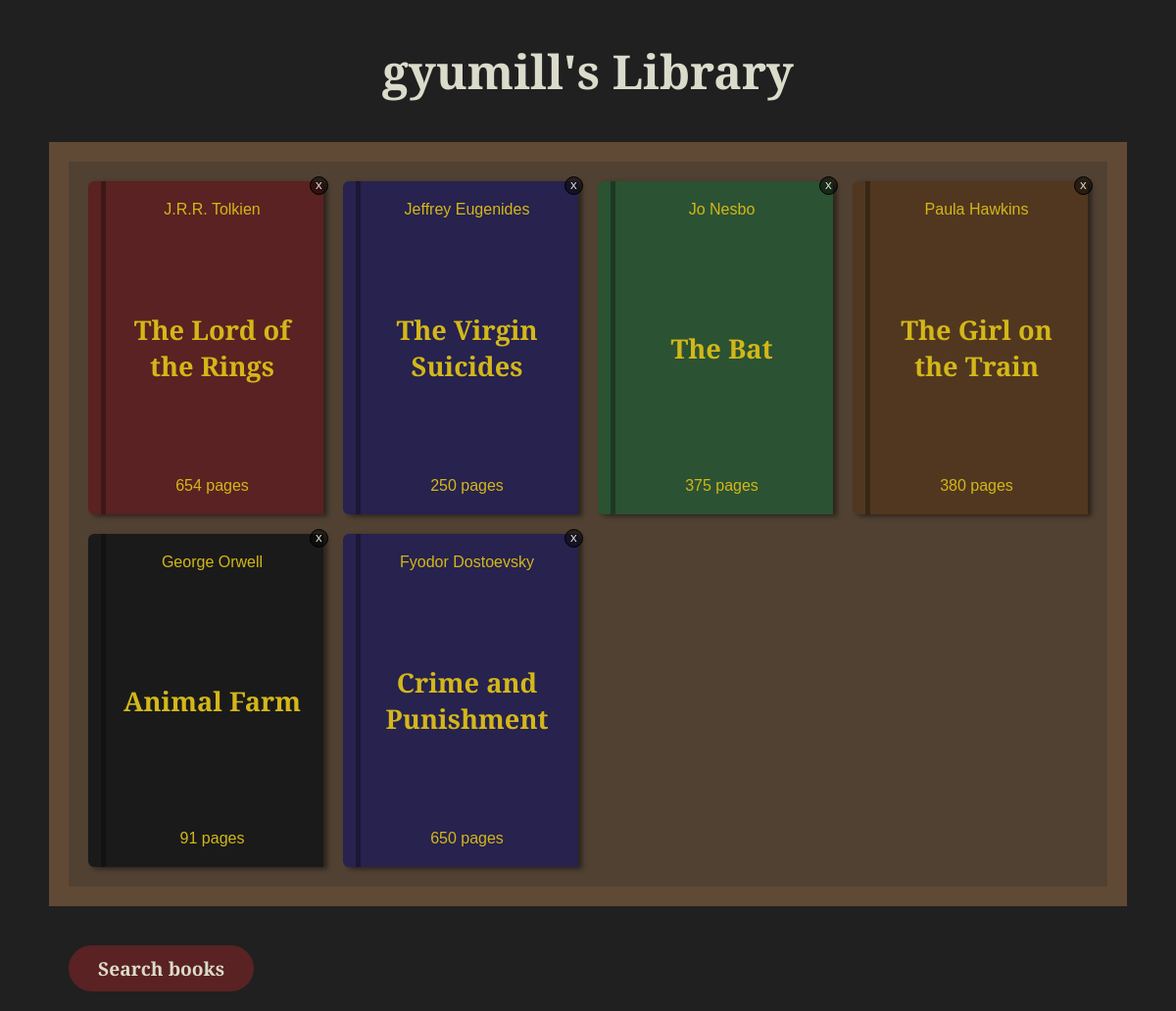
The app's page /main.php (signed in) with its own data.
### tables this page shows
CREATE TABLE `userbooks` (
  `userid` int NOT NULL,
  `bookid` int NOT NULL,
  PRIMARY KEY (`userid`,`bookid`),
  KEY `bookid` (`bookid`),
  CONSTRAINT `userbooks_ibfk_1` FOREIGN KEY (`userid`) REFERENCES `user` (`userid`),
  CONSTRAINT `userbooks_ibfk_2` FOREIGN KEY (`bookid`) REFERENCES `book` (`bookid`)
);

CREATE TABLE `book` (
  `bookid` int NOT NULL AUTO_INCREMENT,
  `title` varchar(50) NOT NULL,
  `author` varchar(20) NOT NULL,
  `pages` int NOT NULL,
  PRIMARY KEY (`bookid`)
);

### model/book.php (called while the page is built, shortened)
<?php
class Book
{
    public static function getAllUserBooks(mysqli $conn, $id)
    {
        $query = "SELECT * FROM userbooks AS b1 INNER JOIN book AS b2 ON(b1.bookid = b2.bookid) WHERE userid=$id";
        return $conn->query($query);
    }
}

### main.php (the view, shortened to what this page needs)
<?php
require "connection/dbBroker.php";
require "model/book.php";
$userId = $_SESSION["user_id"];
$books = Book::getAllUserBooks($conn, $userId);
?>
<!DOCTYPE html>
<html lang="en">
<head>
    <link rel="stylesheet" href="css/style.css">
</head>
<body>
    <div class="wrapper">
        <div class="header">
            <h1><?php echo $_SESSION["username"]?>'s Library</h1>
        </div>
        <div class="card-container">
        <?php
            while ($book = $books->fetch_array()) :
        ?>
                <div class="card" data-index="<?php echo $book["bookid"]?>">
                    <form action="" method="post">
                        <button class="remove-btn" name="remove-btn" type="submit">x</button>
                    </form>
                    <p class="author"><?php echo $book["author"]?></p>
                    <h1><?php echo $book["title"] ?></h1>
                    <p class="pages"><?php echo $book["pages"]?> pages</p>
                </div>
        <?php
            endwhile;
        ?>
        </div>
        <div class="buttons">
            <a href="allbooks.php">Search books</a>
        </div>
    </div>
</body>
</html>

### css/style.css (style rules this page uses)
:root { --red: #5a2222; --blue: #27224e; --green: #2b5233; --brown: #513720; --black: #1a1a1a; --secondary: #d3b719; --dark: #202020; --read: #c5b03a; --white: #dbdbcc; }
* { margin: 0; padding: 0; }
body { height: 100vh; background-color: #202020; color: var(--white); font-family: 'Roboto Serif', sans-serif; }
h1 { font-size: 3rem; text-align: center; margin: 20px; }
.wrapper { display: grid; height: inherit; grid-template-columns: auto; justify-content: center; grid-template-rows: auto auto auto 1fr; gap: 20px; padding: 20px; box-sizing: border-box; }
.card-container { background-color: #504133; border: 20px solid #614a35; width: min(1020px, 90vw); grid-column: 1; align-self: center; justify-self: center; display: grid; grid-template-columns: repeat(auto-fit, 240px); gap: 20px; padding: 20px; }
.card { height: 340px; width: 240px; color: #d3b719; display: flex; flex-direction: column; justify-content: space-between; align-items: center; padding: 20px; cursor: pointer; box-shadow: #00000075 4px 2px 5px; border-top-left-radius: 6px; border-bottom-left-radius: 6px; box-sizing: border-box; position: relative; }
.card form { position: absolute; top: 0; right: 0; }
.card.red { background-color: var(--red); border-left: 13px solid var(--red); }
.card.blue { background-color: var(--blue); border-left: 13px solid var(--blue); }
.card.green { background-color: var(--green); border-left: 13px solid var(--green); }
.card.brown { background-color: var(--brown); border-left: 13px solid var(--brown); }
.card.black { background-color: var(--black); border-left: 13px solid var(--black); }
.card h1 { text-align: center; font-size: 1.7rem; margin: 0; }
.card::after { content: ''; display: block; width: 5px; height: 100%; background-color: #00000050; position: absolute; top: 0; left: 0; }
.remove-btn { position: absolute; right: 0; top: 0; margin-top: -5px; margin-right: -5px; border: 1px solid black; display: flex; place-content: center; border-radius: 50%; background-color: #0000007a; color: var(--white); cursor: pointer; height: 1.2rem; width: 1.2rem; }
.buttons a { display: inline-block; text-decoration: none; margin: 20px; padding: 10px 30px; align-self: flex-start; justify-self: center; font-size: 1.2rem; font-weight: 700; border-radius: 25px; border: none; background-color: var(--red); color: var(--white); cursor: pointer; }

### records on screen
userbooks: bookid.author "J.R.R. Tolkien", bookid.title "The Lord of the Rings", bookid.pages "654"
userbooks: bookid.author "Jeffrey Eugenides", bookid.title "The Virgin Suicides", bookid.pages "250"
userbooks: bookid.author "Jo Nesbo", bookid.title "The Bat", bookid.pages "375"
userbooks: bookid.author "Paula Hawkins", bookid.title "The Girl on the Train", bookid.pages "380"
userbooks: bookid.author "George Orwell", bookid.title "Animal Farm", bookid.pages "91"
userbooks: bookid.author "Fyodor Dostoevsky", bookid.title "Crime and Punishment", bookid.pages "650"

### other values on screen
$_SESSION["username"] "gyumill"
